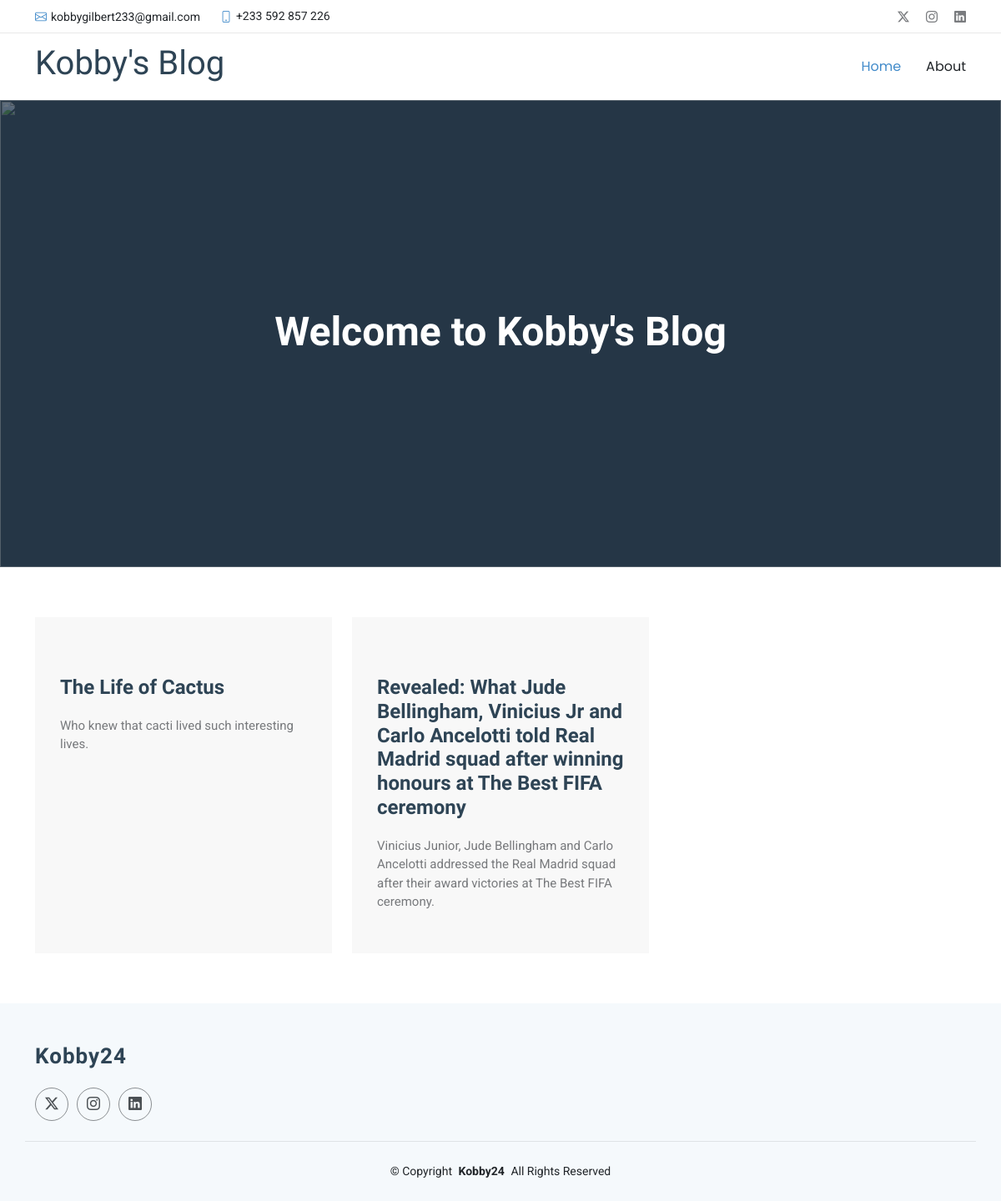
The app's page /, older data.
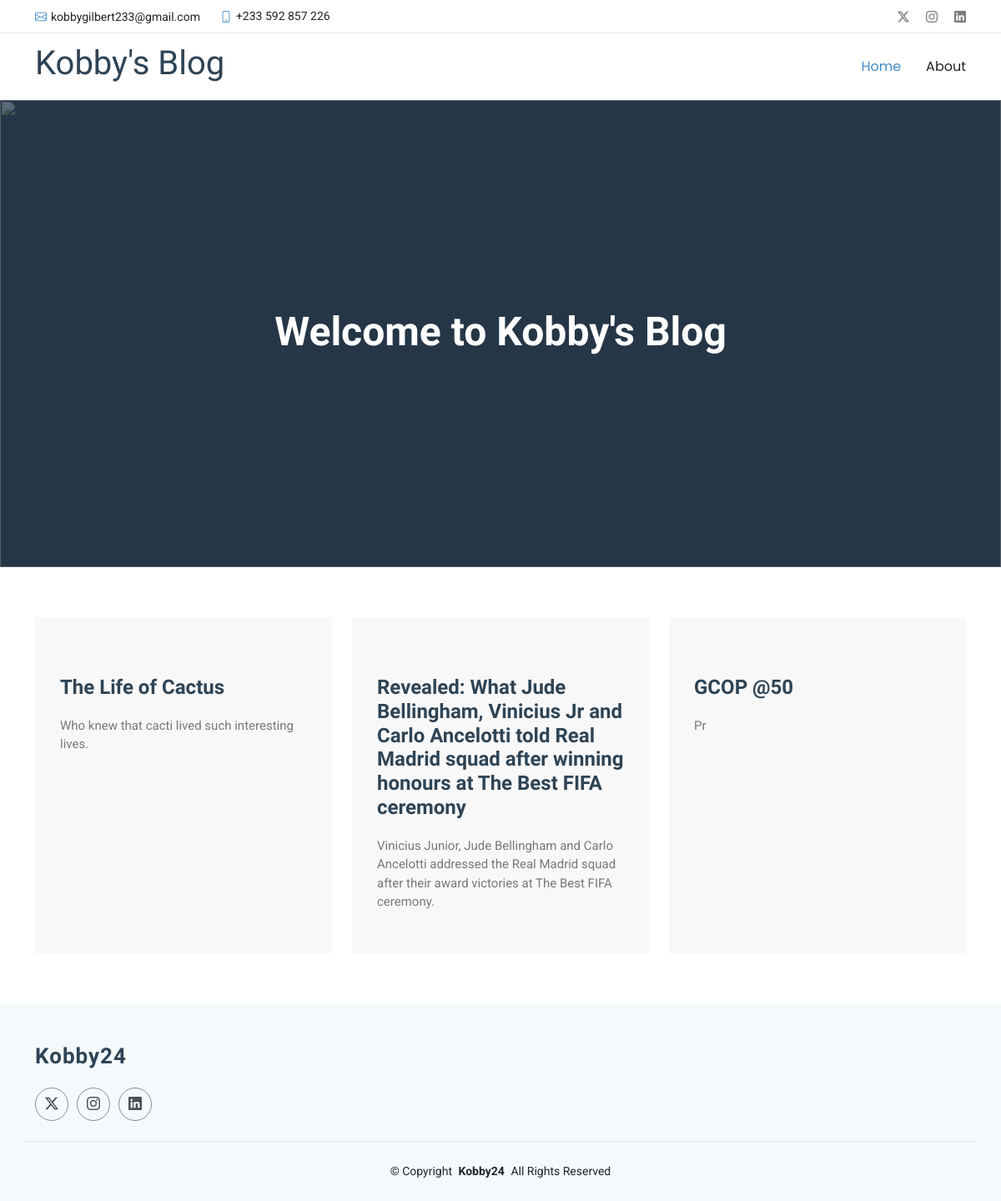
The same page, newer data.
### blog/models.py (models this page shows)
class BlogPost(models.Model):
    blog_id = models.AutoField(primary_key=True,)
    blog_title = models.CharField(null=False,blank=False,max_length=250)
    blog_subtitle = models.CharField(null=True,blank=True,max_length=450)
    blog_body = models.CharField(null=False,blank=False,max_length=750)
    blog_media = models.CharField(null=False,blank=False,max_length=100)
    class Meta:
        managed = True
        db_table = 'blog_post'

### blog/views.py (the view)
# urls.py: path('', views.home, name='home'),
def home(request):
    post = get_all_post()
    for p in post:
        print(p.blog_title)
    return render(request, 'index.html', {"data": post})

### blog/utils.py (called while the page is built)
def get_post(post_id):
    post = BlogPost.objects.get(blog_id=post_id)
    return post

def get_all_post():
    posts = BlogPost.objects.all()
    blog_posts = []
    for post in posts:
        blog_posts.append(get_post(post.blog_id))
    return blog_posts

### blog/templates/index.html (shortened to what this page needs)
{% extends 'header.html' %}
{% block content %}
<body class="index-page">
  <main class="main">
    <section id="hero" class="hero section dark-background">
      <div id="hero-carousel" class="carousel slide carousel-fade" data-bs-ride="carousel" data-bs-interval="5000">
        <div class="carousel-item active">
          <img src="../static/assets1/img/front2.jpg" alt="">
          <div class="carousel-container">
            <h2>Welcome to Kobby's Blog<br></h2>
          </div>
        </div>
      </div>
    </section>
    <section id="why-us" class="why-us section">
      <div class="container">
        <div class="row gy-4">
        {% for i in data%}
          <div class="{% if check %} col-12 {% else %} col-lg-4 {% endif %}" data-aos="fade-up" data-aos-delay="100">
            <div class="card-item">
              <h4><a href="{% url 'article' p_id=i.blog_id %}" class="stretched-link"></a>{{ i.blog_title }}</h4>
              <p>{{ i.blog_subtitle }}</p>
            </div></div>
          {% endfor %}
      </div>
     </div>
    </section>
  </main>
{% endblock %}

Row changes from the older to the newer data that the page shows:
added BlogPost: blog_title "GCOP @50", blog_subtitle "Pr"
